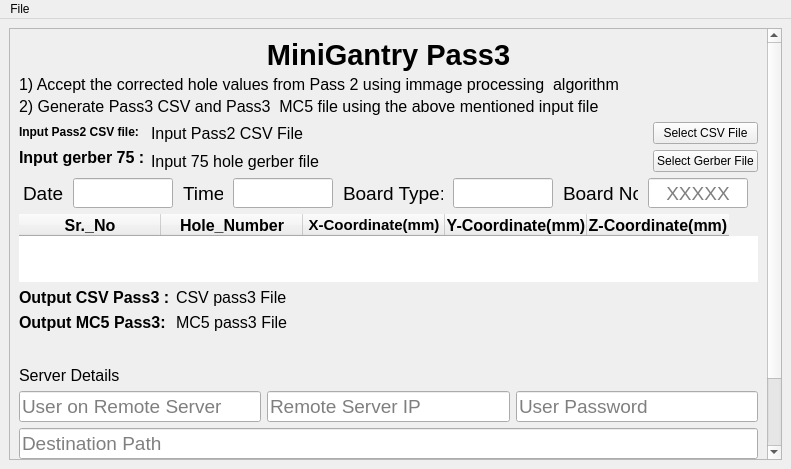
<?xml version="1.0" encoding="UTF-8"?>
<ui version="4.0">
 <class>MainWindow_MiniGrantry_pass3</class>
 <widget class="QMainWindow" name="MainWindow_MiniGrantry_pass3">
  <property name="windowModality">
   <enum>Qt::ApplicationModal</enum>
  </property>
  <property name="geometry">
   <rect>
    <x>0</x>
    <y>0</y>
    <width>791</width>
    <height>469</height>
   </rect>
  </property>
  <property name="sizePolicy">
   <sizepolicy hsizetype="Preferred" vsizetype="Preferred">
    <horstretch>0</horstretch>
    <verstretch>0</verstretch>
   </sizepolicy>
  </property>
  <property name="contextMenuPolicy">
   <enum>Qt::DefaultContextMenu</enum>
  </property>
  <property name="windowTitle">
   <string>Corrected Inspection HGCAL silicon module</string>
  </property>
  <property name="layoutDirection">
   <enum>Qt::LeftToRight</enum>
  </property>
  <property name="inputMethodHints">
   <set>Qt::ImhNone</set>
  </property>
  <property name="dockOptions">
   <set>QMainWindow::AllowTabbedDocks|QMainWindow::AnimatedDocks</set>
  </property>
  <widget class="QWidget" name="centralwidget">
   <layout class="QGridLayout" name="gridLayout_2">
    <item row="0" column="0">
     <widget class="QScrollArea" name="scrollArea">
      <property name="sizePolicy">
       <sizepolicy hsizetype="Preferred" vsizetype="Minimum">
        <horstretch>0</horstretch>
        <verstretch>0</verstretch>
       </sizepolicy>
      </property>
      <property name="sizeAdjustPolicy">
       <enum>QAbstractScrollArea::AdjustToContents</enum>
      </property>
      <property name="widgetResizable">
       <bool>true</bool>
      </property>
      <property name="alignment">
       <set>Qt::AlignCenter</set>
      </property>
      <widget class="QWidget" name="scrollAreaWidgetContents">
       <property name="geometry">
        <rect>
         <x>0</x>
         <y>0</y>
         <width>777</width>
         <height>436</height>
        </rect>
       </property>
       <layout class="QGridLayout" name="gridLayout_4">
        <item row="0" column="0">
         <layout class="QVBoxLayout" name="verticalLayout">
          <property name="spacing">
           <number>3</number>
          </property>
          <property name="sizeConstraint">
           <enum>QLayout::SetMaximumSize</enum>
          </property>
          <item>
           <widget class="QLabel" name="label_Titile">
            <property name="font">
             <font>
              <pointsize>22</pointsize>
              <weight>75</weight>
              <bold>true</bold>
             </font>
            </property>
            <property name="layoutDirection">
             <enum>Qt::LeftToRight</enum>
            </property>
            <property name="text">
             <string>MiniGantry Pass3</string>
            </property>
            <property name="alignment">
             <set>Qt::AlignCenter</set>
            </property>
            <property name="wordWrap">
             <bool>false</bool>
            </property>
           </widget>
          </item>
          <item>
           <widget class="QLabel" name="label_description">
            <property name="font">
             <font>
              <pointsize>12</pointsize>
             </font>
            </property>
            <property name="text">
             <string>1) Accept the corrected hole values from Pass 2 using immage processing  algorithm</string>
            </property>
            <property name="wordWrap">
             <bool>true</bool>
            </property>
           </widget>
          </item>
          <item>
           <widget class="QLabel" name="label">
            <property name="font">
             <font>
              <pointsize>12</pointsize>
             </font>
            </property>
            <property name="text">
             <string>2) Generate Pass3 CSV and Pass3  MC5 file using the above mentioned input file</string>
            </property>
           </widget>
          </item>
         </layout>
        </item>
        <item row="2" column="0">
         <layout class="QHBoxLayout" name="horizontalLayout">
          <property name="sizeConstraint">
           <enum>QLayout::SetDefaultConstraint</enum>
          </property>
          <item>
           <widget class="QLabel" name="label_date">
            <property name="sizePolicy">
             <sizepolicy hsizetype="Preferred" vsizetype="Preferred">
              <horstretch>0</horstretch>
              <verstretch>0</verstretch>
             </sizepolicy>
            </property>
            <property name="maximumSize">
             <size>
              <width>40</width>
              <height>30</height>
             </size>
            </property>
            <property name="font">
             <font>
              <pointsize>14</pointsize>
             </font>
            </property>
            <property name="text">
             <string>Date:</string>
            </property>
           </widget>
          </item>
          <item>
           <widget class="QLineEdit" name="lineEdit_date">
            <property name="sizePolicy">
             <sizepolicy hsizetype="Preferred" vsizetype="Preferred">
              <horstretch>0</horstretch>
              <verstretch>0</verstretch>
             </sizepolicy>
            </property>
            <property name="minimumSize">
             <size>
              <width>100</width>
              <height>30</height>
             </size>
            </property>
            <property name="maximumSize">
             <size>
              <width>100</width>
              <height>30</height>
             </size>
            </property>
            <property name="font">
             <font>
              <pointsize>14</pointsize>
             </font>
            </property>
            <property name="inputMethodHints">
             <set>Qt::ImhNone</set>
            </property>
           </widget>
          </item>
          <item>
           <widget class="QLabel" name="label_time">
            <property name="sizePolicy">
             <sizepolicy hsizetype="Preferred" vsizetype="Preferred">
              <horstretch>0</horstretch>
              <verstretch>0</verstretch>
             </sizepolicy>
            </property>
            <property name="maximumSize">
             <size>
              <width>40</width>
              <height>30</height>
             </size>
            </property>
            <property name="font">
             <font>
              <pointsize>14</pointsize>
             </font>
            </property>
            <property name="text">
             <string>Time:</string>
            </property>
           </widget>
          </item>
          <item>
           <widget class="QLineEdit" name="lineEdit_time">
            <property name="sizePolicy">
             <sizepolicy hsizetype="Preferred" vsizetype="Preferred">
              <horstretch>0</horstretch>
              <verstretch>0</verstretch>
             </sizepolicy>
            </property>
            <property name="minimumSize">
             <size>
              <width>100</width>
              <height>30</height>
             </size>
            </property>
            <property name="maximumSize">
             <size>
              <width>100</width>
              <height>30</height>
             </size>
            </property>
            <property name="font">
             <font>
              <pointsize>14</pointsize>
             </font>
            </property>
            <property name="inputMethodHints">
             <set>Qt::ImhNone</set>
            </property>
           </widget>
          </item>
          <item>
           <widget class="QLabel" name="label_date_3">
            <property name="sizePolicy">
             <sizepolicy hsizetype="Preferred" vsizetype="Preferred">
              <horstretch>0</horstretch>
              <verstretch>0</verstretch>
             </sizepolicy>
            </property>
            <property name="maximumSize">
             <size>
              <width>100</width>
              <height>30</height>
             </size>
            </property>
            <property name="font">
             <font>
              <pointsize>14</pointsize>
             </font>
            </property>
            <property name="text">
             <string>Board Type:</string>
            </property>
           </widget>
          </item>
          <item>
           <widget class="QLineEdit" name="lineEdit_btype">
            <property name="sizePolicy">
             <sizepolicy hsizetype="Preferred" vsizetype="Preferred">
              <horstretch>0</horstretch>
              <verstretch>0</verstretch>
             </sizepolicy>
            </property>
            <property name="minimumSize">
             <size>
              <width>100</width>
              <height>30</height>
             </size>
            </property>
            <property name="maximumSize">
             <size>
              <width>100</width>
              <height>30</height>
             </size>
            </property>
            <property name="font">
             <font>
              <pointsize>14</pointsize>
             </font>
            </property>
           </widget>
          </item>
          <item>
           <widget class="QLabel" name="label_board_no">
            <property name="sizePolicy">
             <sizepolicy hsizetype="Preferred" vsizetype="Preferred">
              <horstretch>0</horstretch>
              <verstretch>0</verstretch>
             </sizepolicy>
            </property>
            <property name="maximumSize">
             <size>
              <width>75</width>
              <height>30</height>
             </size>
            </property>
            <property name="font">
             <font>
              <pointsize>14</pointsize>
             </font>
            </property>
            <property name="text">
             <string>Board No.:</string>
            </property>
           </widget>
          </item>
          <item>
           <widget class="QLineEdit" name="lineEdit_board_no">
            <property name="sizePolicy">
             <sizepolicy hsizetype="Preferred" vsizetype="Preferred">
              <horstretch>0</horstretch>
              <verstretch>0</verstretch>
             </sizepolicy>
            </property>
            <property name="minimumSize">
             <size>
              <width>50</width>
              <height>30</height>
             </size>
            </property>
            <property name="maximumSize">
             <size>
              <width>100</width>
              <height>30</height>
             </size>
            </property>
            <property name="font">
             <font>
              <pointsize>14</pointsize>
             </font>
            </property>
            <property name="contextMenuPolicy">
             <enum>Qt::DefaultContextMenu</enum>
            </property>
            <property name="toolTip">
             <string>Insert Boar Number</string>
            </property>
            <property name="toolTipDuration">
             <number>-1</number>
            </property>
            <property name="inputMethodHints">
             <set>Qt::ImhNone</set>
            </property>
            <property name="inputMask">
             <string notr="true">00000</string>
            </property>
            <property name="text">
             <string notr="true"/>
            </property>
            <property name="maxLength">
             <number>5</number>
            </property>
            <property name="cursorPosition">
             <number>5</number>
            </property>
            <property name="alignment">
             <set>Qt::AlignCenter</set>
            </property>
            <property name="placeholderText">
             <string>XXXXX</string>
            </property>
           </widget>
          </item>
         </layout>
        </item>
        <item row="4" column="0">
         <layout class="QFormLayout" name="formLayout">
          <item row="0" column="0">
           <layout class="QVBoxLayout" name="verticalLayout_4">
            <property name="sizeConstraint">
             <enum>QLayout::SetDefaultConstraint</enum>
            </property>
            <item>
             <widget class="QLabel" name="label_CSV_pass3">
              <property name="enabled">
               <bool>true</bool>
              </property>
              <property name="sizePolicy">
               <sizepolicy hsizetype="Fixed" vsizetype="Preferred">
                <horstretch>0</horstretch>
                <verstretch>0</verstretch>
               </sizepolicy>
              </property>
              <property name="font">
               <font>
                <pointsize>12</pointsize>
                <weight>75</weight>
                <bold>true</bold>
               </font>
              </property>
              <property name="text">
               <string>Output CSV Pass3 :</string>
              </property>
             </widget>
            </item>
            <item>
             <widget class="QLabel" name="label_MC5_pass3">
              <property name="sizePolicy">
               <sizepolicy hsizetype="Fixed" vsizetype="Preferred">
                <horstretch>0</horstretch>
                <verstretch>0</verstretch>
               </sizepolicy>
              </property>
              <property name="font">
               <font>
                <pointsize>12</pointsize>
                <weight>75</weight>
                <bold>true</bold>
               </font>
              </property>
              <property name="text">
               <string>Output MC5 Pass3:</string>
              </property>
              <property name="scaledContents">
               <bool>false</bool>
              </property>
             </widget>
            </item>
           </layout>
          </item>
          <item row="0" column="1">
           <layout class="QVBoxLayout" name="verticalLayout_5">
            <item>
             <widget class="QLabel" name="label_output_CSV_pass3">
              <property name="enabled">
               <bool>true</bool>
              </property>
              <property name="font">
               <font>
                <pointsize>12</pointsize>
               </font>
              </property>
              <property name="text">
               <string>CSV pass3 File</string>
              </property>
              <property name="alignment">
               <set>Qt::AlignLeading|Qt::AlignLeft|Qt::AlignVCenter</set>
              </property>
             </widget>
            </item>
            <item>
             <widget class="QLabel" name="label_output_MC5_pass3">
              <property name="sizePolicy">
               <sizepolicy hsizetype="Preferred" vsizetype="Fixed">
                <horstretch>0</horstretch>
                <verstretch>0</verstretch>
               </sizepolicy>
              </property>
              <property name="font">
               <font>
                <pointsize>12</pointsize>
               </font>
              </property>
              <property name="text">
               <string>MC5 pass3 File</string>
              </property>
             </widget>
            </item>
           </layout>
          </item>
         </layout>
        </item>
        <item row="8" column="0">
         <layout class="QHBoxLayout" name="horizontalLayout_2">
          <item>
           <widget class="QPushButton" name="pushButton_quit">
            <property name="sizePolicy">
             <sizepolicy hsizetype="Preferred" vsizetype="Preferred">
              <horstretch>0</horstretch>
              <verstretch>0</verstretch>
             </sizepolicy>
            </property>
            <property name="font">
             <font>
              <pointsize>14</pointsize>
             </font>
            </property>
            <property name="text">
             <string>Quit</string>
            </property>
           </widget>
          </item>
          <item>
           <widget class="QPushButton" name="pushButton_reset_pass3">
            <property name="sizePolicy">
             <sizepolicy hsizetype="Preferred" vsizetype="Preferred">
              <horstretch>0</horstretch>
              <verstretch>0</verstretch>
             </sizepolicy>
            </property>
            <property name="font">
             <font>
              <pointsize>14</pointsize>
             </font>
            </property>
            <property name="text">
             <string>Reset</string>
            </property>
           </widget>
          </item>
          <item>
           <widget class="QPushButton" name="pushButton_Pass3">
            <property name="sizePolicy">
             <sizepolicy hsizetype="Preferred" vsizetype="Preferred">
              <horstretch>0</horstretch>
              <verstretch>0</verstretch>
             </sizepolicy>
            </property>
            <property name="font">
             <font>
              <pointsize>14</pointsize>
             </font>
            </property>
            <property name="text">
             <string>Save</string>
            </property>
           </widget>
          </item>
          <item>
           <widget class="QPushButton" name="pushButton_transfer">
            <property name="sizePolicy">
             <sizepolicy hsizetype="Preferred" vsizetype="Preferred">
              <horstretch>0</horstretch>
              <verstretch>0</verstretch>
             </sizepolicy>
            </property>
            <property name="font">
             <font>
              <pointsize>14</pointsize>
             </font>
            </property>
            <property name="text">
             <string>Transfer</string>
            </property>
           </widget>
          </item>
         </layout>
        </item>
        <item row="7" column="0">
         <widget class="QLineEdit" name="lineEdit_destinationPath">
          <property name="font">
           <font>
            <pointsize>14</pointsize>
           </font>
          </property>
          <property name="placeholderText">
           <string>Destination Path</string>
          </property>
         </widget>
        </item>
        <item row="5" column="0">
         <layout class="QVBoxLayout" name="verticalLayout_3">
          <property name="spacing">
           <number>6</number>
          </property>
          <item>
           <widget class="QLabel" name="label_Finish_Pass">
            <property name="font">
             <font>
              <pointsize>14</pointsize>
              <weight>75</weight>
              <bold>true</bold>
             </font>
            </property>
            <property name="text">
             <string/>
            </property>
            <property name="scaledContents">
             <bool>false</bool>
            </property>
            <property name="alignment">
             <set>Qt::AlignCenter</set>
            </property>
           </widget>
          </item>
          <item>
           <widget class="QLabel" name="label_server_details">
            <property name="font">
             <font>
              <pointsize>12</pointsize>
             </font>
            </property>
            <property name="text">
             <string>Server Details</string>
            </property>
           </widget>
          </item>
         </layout>
        </item>
        <item row="1" column="0">
         <layout class="QGridLayout" name="gridLayout">
          <item row="0" column="0" rowspan="2">
           <layout class="QVBoxLayout" name="verticalLayout_2">
            <item>
             <widget class="QLabel" name="label_pass2_csv">
              <property name="sizePolicy">
               <sizepolicy hsizetype="Fixed" vsizetype="Fixed">
                <horstretch>0</horstretch>
                <verstretch>0</verstretch>
               </sizepolicy>
              </property>
              <property name="font">
               <font>
                <weight>75</weight>
                <bold>true</bold>
               </font>
              </property>
              <property name="text">
               <string>Input Pass2 CSV file:</string>
              </property>
             </widget>
            </item>
            <item>
             <widget class="QLabel" name="label_gerber_75_pass1">
              <property name="sizePolicy">
               <sizepolicy hsizetype="Fixed" vsizetype="Fixed">
                <horstretch>0</horstretch>
                <verstretch>0</verstretch>
               </sizepolicy>
              </property>
              <property name="font">
               <font>
                <pointsize>12</pointsize>
                <weight>75</weight>
                <bold>true</bold>
               </font>
              </property>
              <property name="text">
               <string>Input gerber 75 :</string>
              </property>
             </widget>
            </item>
           </layout>
          </item>
          <item row="0" column="1" rowspan="2">
           <layout class="QVBoxLayout" name="verticalLayout_6">
            <item>
             <widget class="QLabel" name="label_input_pass2_csv">
              <property name="font">
               <font>
                <pointsize>12</pointsize>
               </font>
              </property>
              <property name="text">
               <string>Input Pass2 CSV File</string>
              </property>
             </widget>
            </item>
            <item>
             <widget class="QLabel" name="label_input_gerber_75">
              <property name="font">
               <font>
                <pointsize>12</pointsize>
               </font>
              </property>
              <property name="text">
               <string>Input 75 hole gerber file</string>
              </property>
             </widget>
            </item>
           </layout>
          </item>
          <item row="0" column="2">
           <widget class="QPushButton" name="pushButton_get_CSV">
            <property name="enabled">
             <bool>true</bool>
            </property>
            <property name="sizePolicy">
             <sizepolicy hsizetype="Preferred" vsizetype="Fixed">
              <horstretch>0</horstretch>
              <verstretch>0</verstretch>
             </sizepolicy>
            </property>
            <property name="contextMenuPolicy">
             <enum>Qt::DefaultContextMenu</enum>
            </property>
            <property name="text">
             <string>Select CSV File</string>
            </property>
           </widget>
          </item>
          <item row="1" column="2">
           <widget class="QPushButton" name="pushButton_get_gerber">
            <property name="sizePolicy">
             <sizepolicy hsizetype="Fixed" vsizetype="Fixed">
              <horstretch>0</horstretch>
              <verstretch>0</verstretch>
             </sizepolicy>
            </property>
            <property name="text">
             <string>Select Gerber File</string>
            </property>
            <property name="autoDefault">
             <bool>false</bool>
            </property>
           </widget>
          </item>
         </layout>
        </item>
        <item row="6" column="0">
         <layout class="QHBoxLayout" name="horizontalLayout_7">
          <property name="sizeConstraint">
           <enum>QLayout::SetMinimumSize</enum>
          </property>
          <item>
           <widget class="QLineEdit" name="lineEdit_user">
            <property name="sizePolicy">
             <sizepolicy hsizetype="Preferred" vsizetype="Fixed">
              <horstretch>0</horstretch>
              <verstretch>0</verstretch>
             </sizepolicy>
            </property>
            <property name="font">
             <font>
              <pointsize>14</pointsize>
             </font>
            </property>
            <property name="placeholderText">
             <string>User on Remote Server</string>
            </property>
           </widget>
          </item>
          <item>
           <widget class="QLineEdit" name="lineEdit_server">
            <property name="sizePolicy">
             <sizepolicy hsizetype="Preferred" vsizetype="Fixed">
              <horstretch>0</horstretch>
              <verstretch>0</verstretch>
             </sizepolicy>
            </property>
            <property name="font">
             <font>
              <pointsize>14</pointsize>
             </font>
            </property>
            <property name="text">
             <string/>
            </property>
            <property name="placeholderText">
             <string>Remote Server IP</string>
            </property>
           </widget>
          </item>
          <item>
           <widget class="QLineEdit" name="lineEdit_password">
            <property name="sizePolicy">
             <sizepolicy hsizetype="Preferred" vsizetype="Fixed">
              <horstretch>0</horstretch>
              <verstretch>0</verstretch>
             </sizepolicy>
            </property>
            <property name="font">
             <font>
              <pointsize>14</pointsize>
             </font>
            </property>
            <property name="placeholderText">
             <string>User Password</string>
            </property>
           </widget>
          </item>
         </layout>
        </item>
        <item row="3" column="0">
         <layout class="QGridLayout" name="gridLayout_3">
          <item row="1" column="0">
           <widget class="QTableWidget" name="tableWidget_pass2_coordinates">
            <property name="sizePolicy">
             <sizepolicy hsizetype="Preferred" vsizetype="Minimum">
              <horstretch>0</horstretch>
              <verstretch>0</verstretch>
             </sizepolicy>
            </property>
            <property name="maximumSize">
             <size>
              <width>16777215</width>
              <height>200</height>
             </size>
            </property>
            <property name="font">
             <font>
              <family>Ubuntu</family>
              <pointsize>12</pointsize>
              <stylestrategy>PreferAntialias</stylestrategy>
             </font>
            </property>
            <property name="cursor" stdset="0">
             <cursorShape>IBeamCursor</cursorShape>
            </property>
            <property name="focusPolicy">
             <enum>Qt::StrongFocus</enum>
            </property>
            <property name="contextMenuPolicy">
             <enum>Qt::ActionsContextMenu</enum>
            </property>
            <property name="toolTip">
             <string notr="true"/>
            </property>
            <property name="autoFillBackground">
             <bool>false</bool>
            </property>
            <property name="inputMethodHints">
             <set>Qt::ImhDigitsOnly</set>
            </property>
            <property name="frameShape">
             <enum>QFrame::Box</enum>
            </property>
            <property name="frameShadow">
             <enum>QFrame::Sunken</enum>
            </property>
            <property name="lineWidth">
             <number>0</number>
            </property>
            <property name="verticalScrollBarPolicy">
             <enum>Qt::ScrollBarAsNeeded</enum>
            </property>
            <property name="horizontalScrollBarPolicy">
             <enum>Qt::ScrollBarAsNeeded</enum>
            </property>
            <property name="sizeAdjustPolicy">
             <enum>QAbstractScrollArea::AdjustToContents</enum>
            </property>
            <property name="autoScroll">
             <bool>true</bool>
            </property>
            <property name="alternatingRowColors">
             <bool>true</bool>
            </property>
            <property name="selectionMode">
             <enum>QAbstractItemView::ExtendedSelection</enum>
            </property>
            <property name="textElideMode">
             <enum>Qt::ElideMiddle</enum>
            </property>
            <property name="verticalScrollMode">
             <enum>QAbstractItemView::ScrollPerItem</enum>
            </property>
            <property name="horizontalScrollMode">
             <enum>QAbstractItemView::ScrollPerItem</enum>
            </property>
            <property name="showGrid">
             <bool>true</bool>
            </property>
            <property name="sortingEnabled">
             <bool>false</bool>
            </property>
            <property name="wordWrap">
             <bool>true</bool>
            </property>
            <property name="cornerButtonEnabled">
             <bool>true</bool>
            </property>
            <property name="rowCount">
             <number>0</number>
            </property>
            <property name="columnCount">
             <number>5</number>
            </property>
            <attribute name="horizontalHeaderVisible">
             <bool>true</bool>
            </attribute>
            <attribute name="horizontalHeaderCascadingSectionResizes">
             <bool>true</bool>
            </attribute>
            <attribute name="horizontalHeaderDefaultSectionSize">
             <number>142</number>
            </attribute>
            <attribute name="horizontalHeaderHighlightSections">
             <bool>true</bool>
            </attribute>
            <attribute name="horizontalHeaderMinimumSectionSize">
             <number>101</number>
            </attribute>
            <attribute name="horizontalHeaderShowSortIndicator" stdset="0">
             <bool>true</bool>
            </attribute>
            <attribute name="horizontalHeaderStretchLastSection">
             <bool>false</bool>
            </attribute>
            <attribute name="verticalHeaderVisible">
             <bool>false</bool>
            </attribute>
            <attribute name="verticalHeaderCascadingSectionResizes">
             <bool>true</bool>
            </attribute>
            <attribute name="verticalHeaderDefaultSectionSize">
             <number>26</number>
            </attribute>
            <attribute name="verticalHeaderHighlightSections">
             <bool>false</bool>
            </attribute>
            <attribute name="verticalHeaderMinimumSectionSize">
             <number>16</number>
            </attribute>
            <attribute name="verticalHeaderShowSortIndicator" stdset="0">
             <bool>false</bool>
            </attribute>
            <attribute name="verticalHeaderStretchLastSection">
             <bool>false</bool>
            </attribute>
            <column>
             <property name="text">
              <string>Sr._No</string>
             </property>
             <property name="font">
              <font>
               <weight>75</weight>
               <bold>true</bold>
              </font>
             </property>
             <property name="textAlignment">
              <set>AlignCenter</set>
             </property>
            </column>
            <column>
             <property name="text">
              <string>Hole_Number</string>
             </property>
             <property name="font">
              <font>
               <weight>75</weight>
               <bold>true</bold>
              </font>
             </property>
             <property name="textAlignment">
              <set>AlignCenter</set>
             </property>
            </column>
            <column>
             <property name="text">
              <string>X-Coordinate(mm)</string>
             </property>
             <property name="font">
              <font>
               <pointsize>11</pointsize>
               <weight>75</weight>
               <bold>true</bold>
              </font>
             </property>
             <property name="textAlignment">
              <set>AlignCenter</set>
             </property>
            </column>
            <column>
             <property name="text">
              <string>Y-Coordinate(mm)</string>
             </property>
             <property name="font">
              <font>
               <weight>75</weight>
               <bold>true</bold>
              </font>
             </property>
             <property name="textAlignment">
              <set>AlignCenter</set>
             </property>
            </column>
            <column>
             <property name="text">
              <string>Z-Coordinate(mm)</string>
             </property>
             <property name="font">
              <font>
               <weight>75</weight>
               <bold>true</bold>
              </font>
             </property>
             <property name="textAlignment">
              <set>AlignCenter</set>
             </property>
            </column>
           </widget>
          </item>
         </layout>
        </item>
        <item row="9" column="0">
         <spacer name="verticalSpacer_2">
          <property name="orientation">
           <enum>Qt::Vertical</enum>
          </property>
          <property name="sizeType">
           <enum>QSizePolicy::Maximum</enum>
          </property>
          <property name="sizeHint" stdset="0">
           <size>
            <width>20</width>
            <height>40</height>
           </size>
          </property>
         </spacer>
        </item>
       </layout>
      </widget>
     </widget>
    </item>
   </layout>
  </widget>
  <widget class="QMenuBar" name="menubar_file">
   <property name="geometry">
    <rect>
     <x>0</x>
     <y>0</y>
     <width>791</width>
     <height>19</height>
    </rect>
   </property>
   <property name="sizePolicy">
    <sizepolicy hsizetype="MinimumExpanding" vsizetype="Minimum">
     <horstretch>0</horstretch>
     <verstretch>0</verstretch>
    </sizepolicy>
   </property>
   <widget class="QMenu" name="menuFile">
    <property name="title">
     <string>File</string>
    </property>
    <addaction name="actionsave"/>
    <addaction name="actionreset"/>
    <addaction name="actiontransfer"/>
    <addaction name="actionquit"/>
    <addaction name="action_get_CSV"/>
    <addaction name="action_get_gerber"/>
   </widget>
   <addaction name="menuFile"/>
  </widget>
  <action name="actionsave">
   <property name="text">
    <string>save</string>
   </property>
   <property name="shortcut">
    <string>Ctrl+S</string>
   </property>
  </action>
  <action name="actionreset">
   <property name="text">
    <string>reset</string>
   </property>
   <property name="shortcut">
    <string>Ctrl+R</string>
   </property>
  </action>
  <action name="actiontransfer">
   <property name="text">
    <string>transfer</string>
   </property>
   <property name="shortcut">
    <string>Ctrl+T</string>
   </property>
  </action>
  <action name="actionquit">
   <property name="text">
    <string>quit</string>
   </property>
   <property name="shortcut">
    <string>Ctrl+Q</string>
   </property>
  </action>
  <action name="action_get_CSV">
   <property name="text">
    <string>Get CSV</string>
   </property>
   <property name="shortcut">
    <string>Ctrl+C</string>
   </property>
  </action>
  <action name="action_get_gerber">
   <property name="text">
    <string>GetGerber</string>
   </property>
   <property name="shortcut">
    <string>Ctrl+G</string>
   </property>
  </action>
 </widget>
 <resources/>
 <connections/>
</ui>
